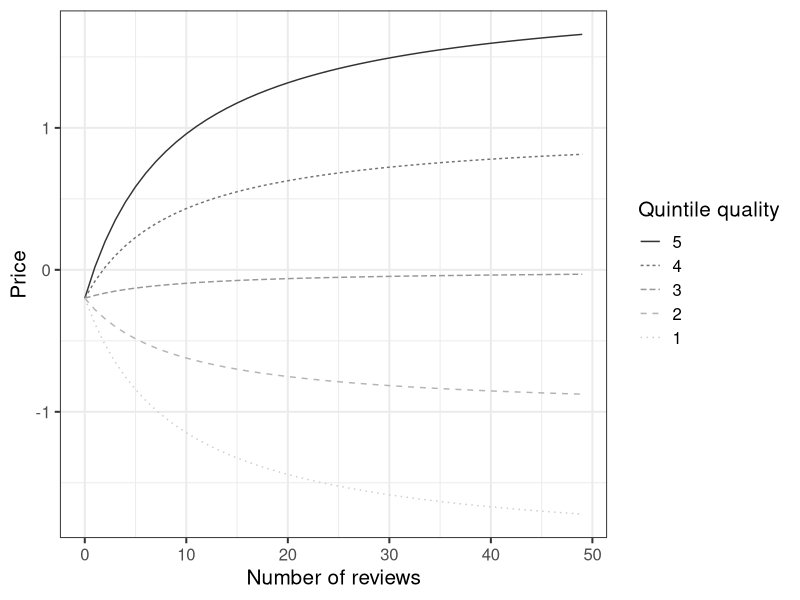

This figure's R source: (Note: this script raises an error after producing the figure.)
## theory_K_price
## Produces the theory_K_price.pdf plot for Fig A4
## 

## Clean up workspace
rm(list=ls())

## Load useful packages
library(tidyverse)
library(here) #sets the root folder as home, as it contains a .here file 

## Systematic unobserved quality penalty for mino
delnu = -.2
## Stdev error review
sigrev <- 3
## Stdev unobservables
signu <- 1
## rho
rho <- (sigrev/signu)^2;

## Plot
tibble(K = rep(0:49,times=5),
       q5 = rep(1:5,each=50),
       rbar = q5 - 3,
       price = (K*rbar+ rho*delnu)/(K+rho)) %>%
    mutate(`Quintile quality` = factor(q5, levels=5:1)) %>% 
    ggplot(aes(x=K, y=price,
               linetype=`Quintile quality`,
               color=`Quintile quality`)) + 
    geom_line() +
    labs(x="Number of reviews", y="Price") + 
    theme_bw(base_size=15) +
    scale_colour_grey()

## Save
ggsave(here("results","theory_K_price.pdf"),width=9)

